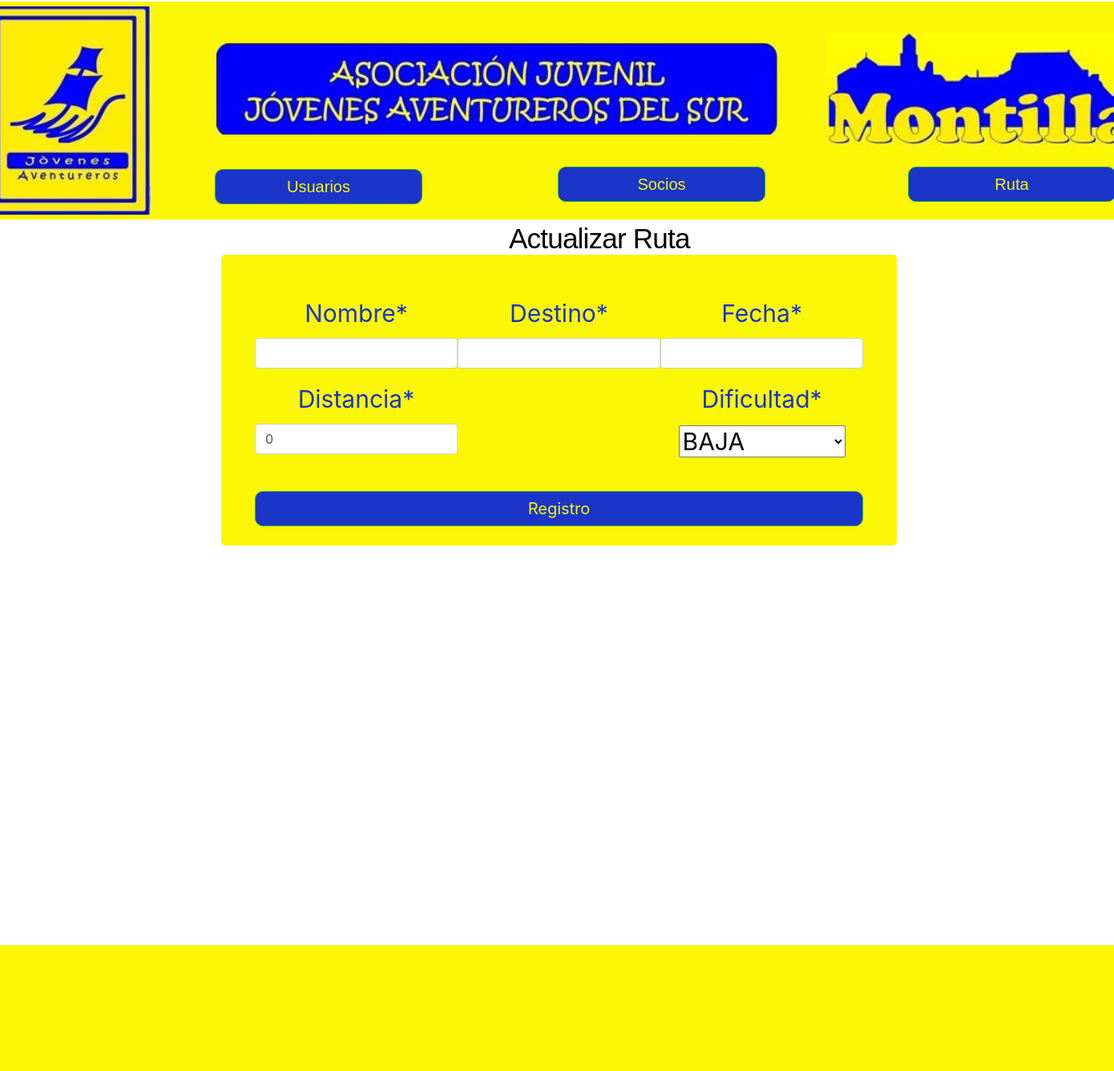
Before: /socios/actualizarInscripcion/26/ with the older database file.
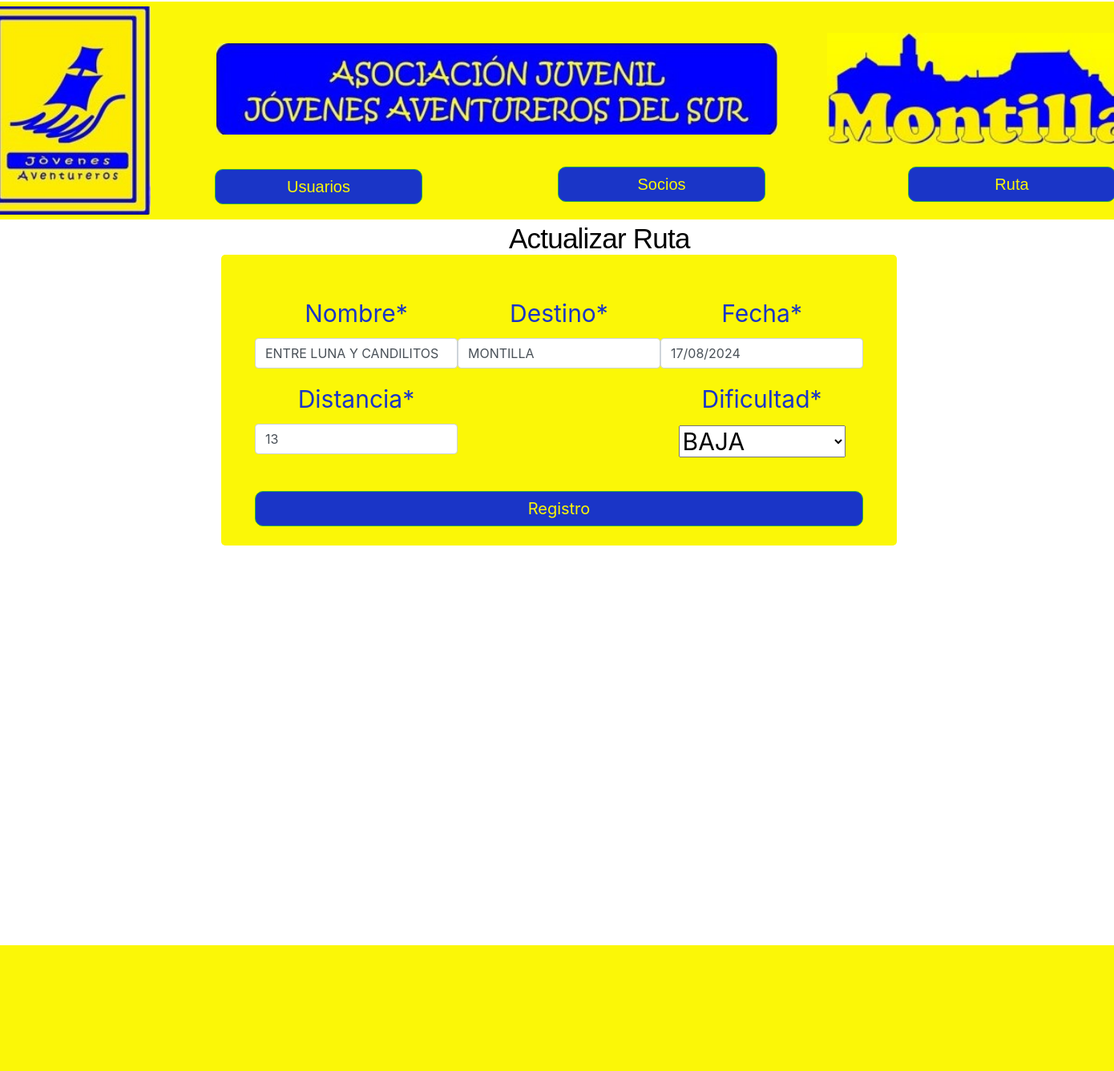
After: the same page with the newer database file.
### Socios/models.py (models this page shows, shortened)
class Inscripciones(models.Model):
    id = models.AutoField(primary_key=True)
    nombre = models.CharField(max_length=30)
    destino = models.CharField(max_length=30, blank=False)
    fecha = models.CharField(max_length=16, blank=False)
    distancia = models.IntegerField(default=0)
    dificultad = models.CharField(max_length=20, choices=DIFICULTAD, default=BAJA)
    precio_socio = models.PositiveIntegerField()
    precio_no_socio = models.PositiveIntegerField()
    finalizada = models.BooleanField(default=False)
    recaudacion_socios = models.IntegerField(default=0)
    recaudacion_no_socios = models.IntegerField(default=0)
    pago_metalico = models.IntegerField(default=0)
    pago_banco = models.IntegerField(default=0)
    total_socios = models.IntegerField(default=0)
    total_no_socios = models.IntegerField(default=0)
    total_guias = models.IntegerField(default=0)

### Socios/views.py (the view)
# urls.py: path("actualizarInscripcion/<int:inscripcionid>/", actualizar_inscripcion, name="Actualizar Inscripcion"),
def actualizar_inscripcion(request, inscripcionid):
    inscripcion = Inscripciones.objects.filter(id = inscripcionid).first()
    if request.method == 'POST':
        inscripcion_form = InscripcionFormA(request.POST, instance=inscripcion)
        if inscripcion_form.is_valid():
            inscripcion_form.save()
        return redirect('Incripciones Abiertas')
    else:
        inscripcion_form = InscripcionFormA(instance=inscripcion)
        return render(request, 'socios/actualizarInscripcion.html', {'formulario': inscripcion_form})

### Socios/forms.py
class InscripcionFormA(forms.ModelForm):
    class Meta:
        model = Inscripciones
        fields = ['nombre', 'destino','fecha', 'distancia', 'dificultad']

### Socios/templates/socios/actualizarInscripcion.html (shortened to what this page needs)
{% extends "jovenesAventureros/base.html" %}
{% load crispy_forms_tags %}
{% load widget_tweaks %}
{% load static %}
{% block content %}
<p class="gestiones" style="font-size: 35px; margin-top: -25px;margin-left: 100px;">Actualizar Ruta</p>
  <div class="overlap-groupRegister">
  <div class="contenedorFormularioPerfil" style="width: 70%; margin-top: -2px;">
    <form method="post" action="" style="color: rgb(9, 10, 11); text-align: center; margin-top: 30px;">
        <div style="margin-top: 50px; color: rgba(26, 53, 199, 1); font-size: 30px; display: flex; flex-direction: column; align-items: center;">
            <div style="display: flex; justify-content: space-around; width: 90%;">
                <div style="width: 45%;">
                    {{ formulario.nombre|as_crispy_field }}
                    {{ formulario.distancia|as_crispy_field }}
                </div>
                <div style="width: 45%;">
                    {{ formulario.destino|as_crispy_field }}
                    <br><br>
                    <br><br>
                </div>
                <div style="width: 45%;">
                    {{formulario.fecha|as_crispy_field }}
                    {{ formulario.dificultad|as_crispy_field }}
                </div>
            </div>
        </div>
        <button type="submit" class="btn btn-success" style="margin-top: -55px; margin-bottom: 15px;background-color:rgba(26, 53, 199, 1); border-radius: 10px; color: #FBF707; width: 90%;font-size: 20px;">Registro</button>
    </form>
  </div>
  </div>
  <div class="boRE">
</div>
{% endblock %}

Changed rows visible on the page:
added Inscripciones: nombre "ENTRE LUNA Y CANDILITOS", distancia "13", destino "MONTILLA", fecha "17/08/2024", dificultad "BAJA"
Other visible differences:
form field distancia: "0" → (not shown)
form field dificultad: "BAJA" → (not shown)
